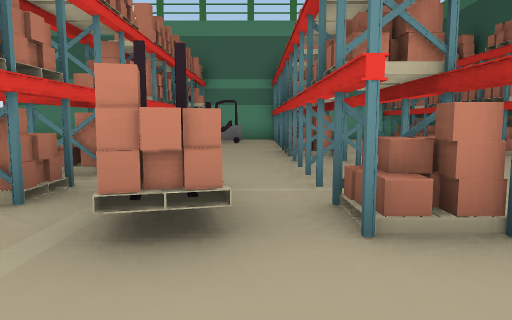
[1] (above)

17 first-person views from a walk through a 3-D level made in the Unity game engine. The camera is 1.2 m above the floor, tilts 6° down and sees 70° across. The floor is counted in squares, 2 m on a side. Each view is taken from the middle of a square. On the plan, view 1 faces up. The plan holds only what a view shows up to about 10 squares ahead; the rest is blank. The place goes on beyond the plan.

[2]
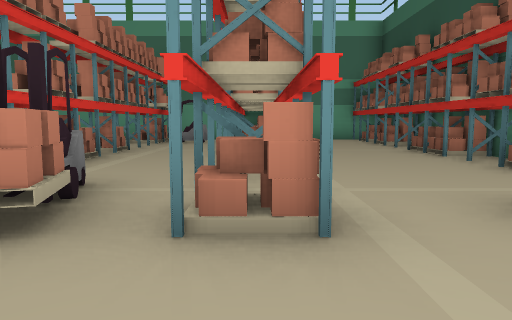

[3]
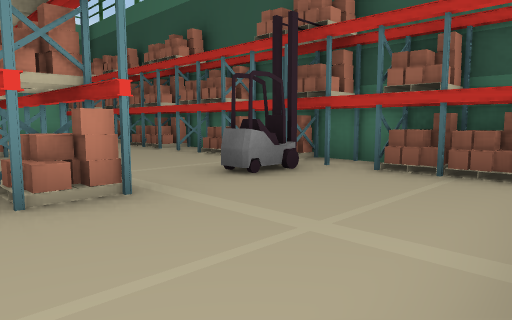

[4]
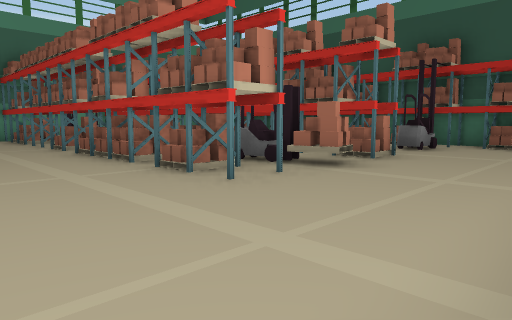

[5]
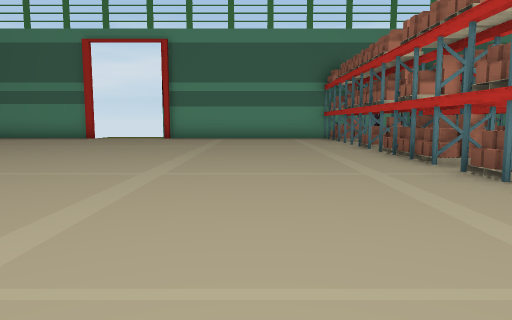

[6]
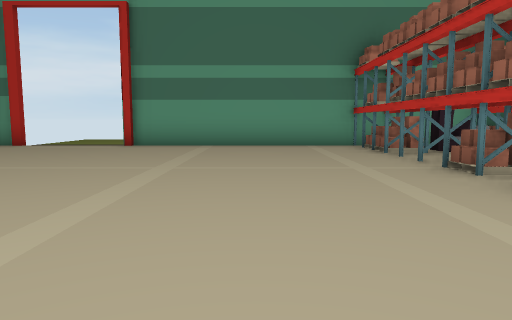

[7]
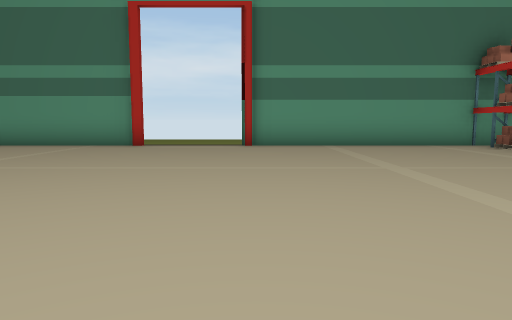

[8]
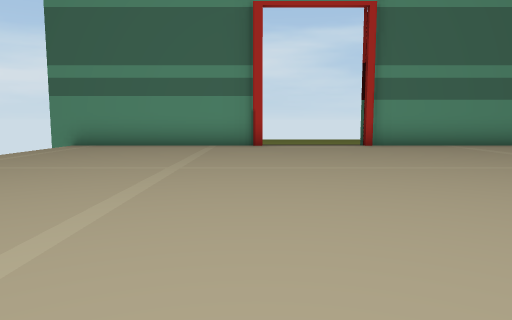

[9]
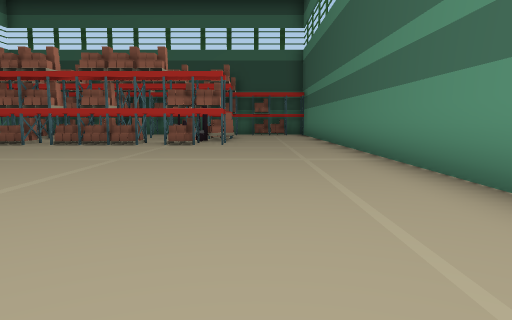

[10]
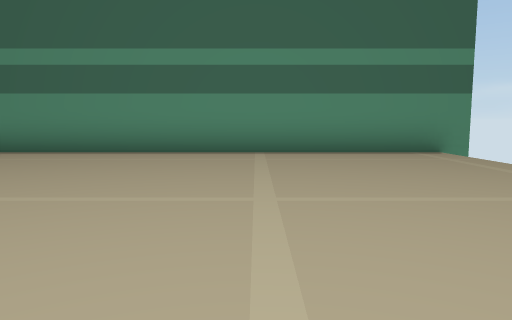

[11]
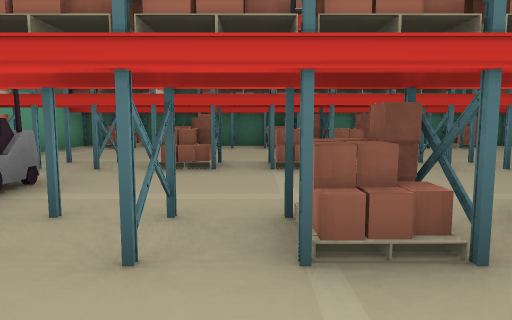

[12]
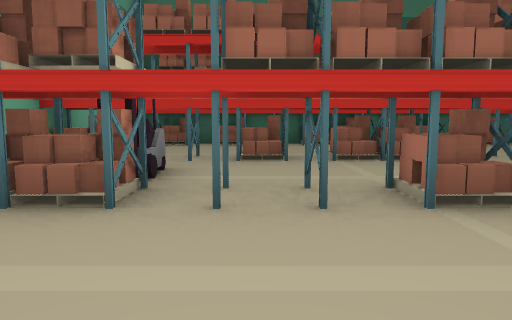

[13]
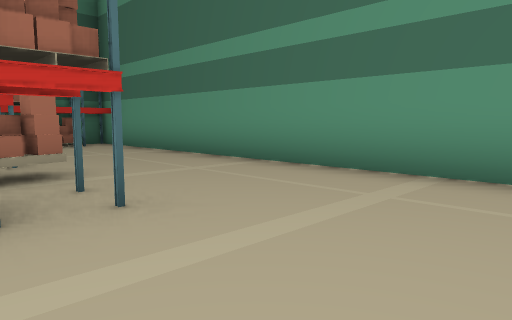

[14]
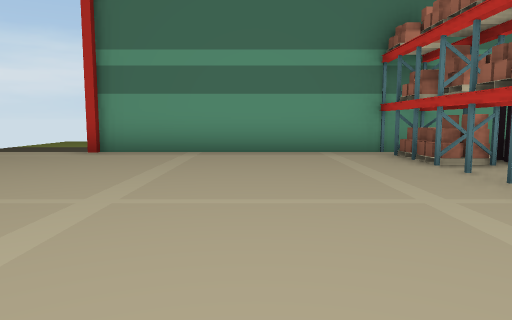

[15]
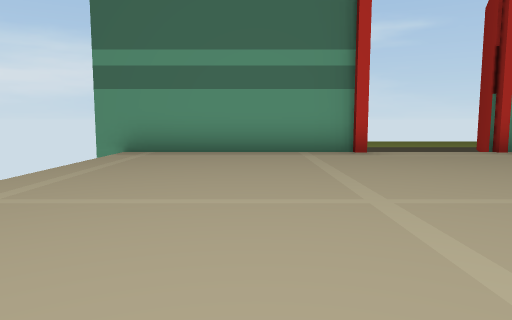

[16]
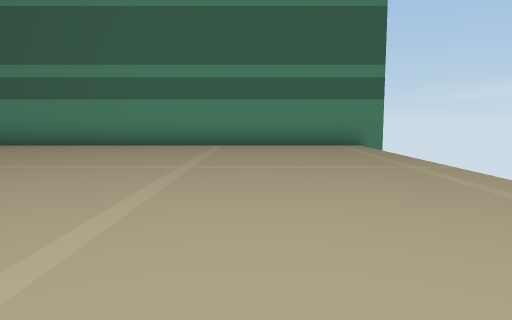

[17]
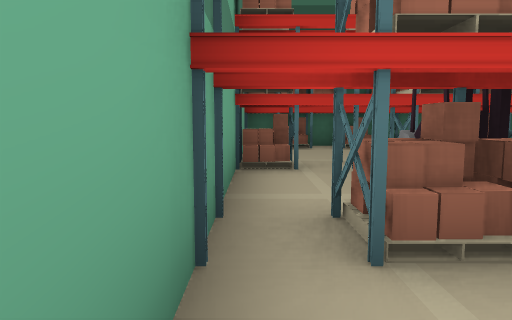

### Floor plan
Points are (right, up) in squares from view 1. A wall is a line through its corners. A room is listed if a view was taken in it or the views show most of it. See-through windows are left out.
Room 1 (views 1, 2, 3, 4, 5, 6, 7, 8, 9, 10, 11, 12, 13, 14, 15, 16, 17)
walls: (-0.7, 3.5) (-0.5, 2.5); (-0.6, 3.4) (-1.2, 3.2); (-0.6, 3.1) (-0.9, 3) (-0.7, 2.4); (-0.8, 2.4) (-1.1, 3.5); (-10.7, 12.2) (-16.2, 12.2); (5.1, 4.4) (5.1, 9.5); (5.1, 1.4) (5.1, 2.6); (5.1, 11.4) (5.1, 12.3) (-8.4, 12.3); (-16.3, -1.2) (5.1, -1.2) (5.1, -0.5)
ways out: opening at (-9.5, 12); gap at (-16, -1)
objects: rack (-2, 2); pallet (-2, 3); pallet (-2, 4); pallet (-2, 5); pallet (-2, 6); pallet (-2, 7) to (-2, 8); rack (-2, 9); pallet (-2, 10); pallet (-2, 11); rack (-2, 12); pallet (-1, 2); forklift (-1, 10); pallet (1, 2); pallet (1, 3); rack (1, 4); rack (1, 5) to (1, 6); pallet (1, 7); pallet (1, 8); pallet (1, 9); rack (1, 10); rack (1, 11); pallet (1, 12); forklift (3, 2); rack (4, 0); rack (4, 1); rack (4, 3); rack (4, 4); rack (4, 6); rack (4, 7); rack (4, 9); rack (4, 10); rack (4, 12); pallet (5, 0); pallet (5, 1); pallet (5, 3); pallet (5, 4); pallet (5, 7); pallet (5, 10); pallet (5, 11)

Where each view was taken, in squares from view 1:
view 1: 0 up, 0 right, facing up
view 2: 0 up, 1 right, facing up
view 3: 1 down, 0 right, facing up-right
view 4: 1 down, 5 left, facing up-right
view 5: 1 down, 5 left, facing up
view 6: 3 up, 5 left, facing up
view 7: 3 up, 8 left, facing up
view 8: 3 up, 11 left, facing up
view 9: 1 up, 12 left, facing right
view 10: 6 up, 12 left, facing down
view 11: 8 up, 4 left, facing right
view 12: 9 up, 5 left, facing right
view 13: 3 up, 5 left, facing down-right
view 14: 5 up, 5 left, facing up
view 15: 5 up, 13 left, facing up
view 16: 8 up, 13 left, facing down
view 17: 12 up, 4 left, facing right
